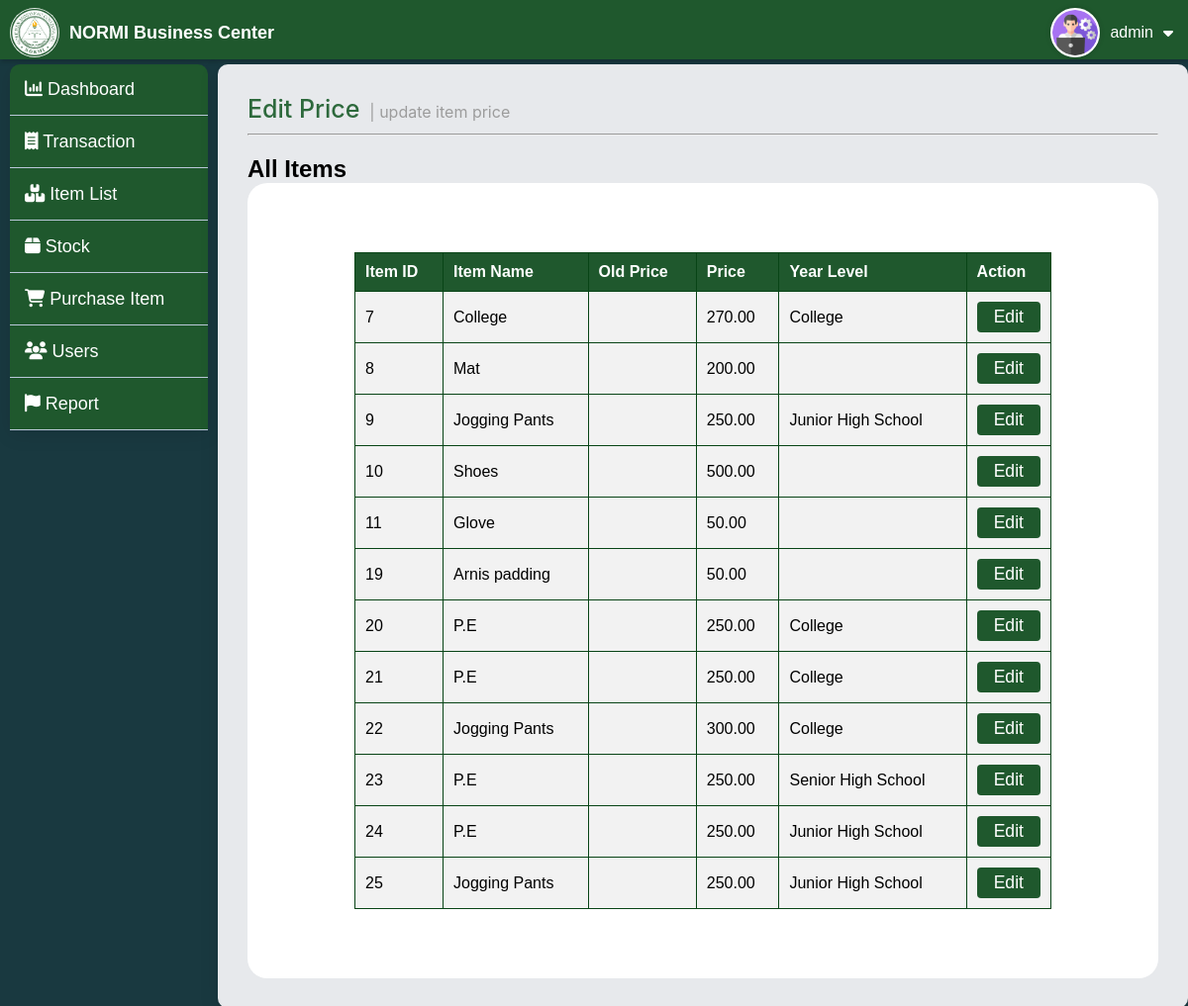
The page /admin/edit_price.php (signed in) on the database its author committed.
### tables this page shows
CREATE TABLE `inventory` (
  `id` int(11) NOT NULL,
  `name` varchar(100) NOT NULL,
  `barcode` varchar(100) NOT NULL,
  `quantity` int(11) NOT NULL,
  `price` decimal(10,2) NOT NULL,
  `item_code` varchar(50) NOT NULL,
  `size` varchar(20) NOT NULL,
  `image` varchar(255) NOT NULL,
  `year_level` varchar(30) NOT NULL,
  `category` varchar(255) NOT NULL,
  `description` varchar(225) NOT NULL
);

### admin/edit_price.php (the view, shortened to what this page needs)
<?php
include '../db.php';
try {
    $pdo = new PDO("mysql:host=$host;dbname=$dbname", $username, $password);
    $pdo->setAttribute(PDO::ATTR_ERRMODE, PDO::ERRMODE_EXCEPTION);
    $stmt = $pdo->prepare("SELECT * FROM inventory");
    $stmt->execute();
    $items = $stmt->fetchAll(PDO::FETCH_ASSOC);
} catch (PDOException $e) {
    echo json_encode(['status' => 'error', 'message' => 'Database error: ' . $e->getMessage()]);
    exit();
} catch (Exception $e) {
    echo json_encode(['status' => 'error', 'message' => 'Error: ' . $e->getMessage()]);
    exit();
}
?>
<!DOCTYPE html>
<html lang="en">
<head>
    <link rel="stylesheet" href="css/edit_price.css">
</head>
<body>
<?php include_once('navbar.php'); ?>
<?php include_once('sidebar.php'); ?>
<div class="container">
    <div class="toplabel">
        <h1>Edit Price</h1>
        <p>| update item price</p>
    </div>
    <hr>
    <h2>All Items</h2>
    <div class="white_container">
        <table class="inventory-table">
            <thead>
                <tr>
                    <th>Item ID</th>
                    <th>Item Name</th>
                    <th>Old Price</th>
                    <th>Price</th>
                    <th>Year Level</th>
                    <th>Action</th>
                </tr>
            </thead>
            <tbody>
                <?php foreach ($items as $item): ?>
                    <tr data-item-id="<?php echo $item['id']; ?>">
                        <td><?php echo htmlspecialchars($item['id']); ?></td>
                        <td><?php echo htmlspecialchars($item['name']); ?></td>
                        <td><?php echo htmlspecialchars($item['old_price']); ?></td>
                        <td data-item-id="<?php echo htmlspecialchars($item['id']); ?>"><?php echo htmlspecialchars($item['price']); ?></td>
                        <td><?php echo htmlspecialchars($item['year_level']); ?></td>
                        <td>
                            <button type="button" onclick="editItem(<?php echo $item['id']; ?>, '<?php echo addslashes($item['price']); ?>')">Edit</button>
                        </td>
                    </tr>
                <?php endforeach; ?>
            </tbody>
        </table>
    </div>
</div>
</body>
</html>

### admin/navbar.php (shortened to what this page needs)
<?php
include_once '../db.php';
try {
    $pdo = new PDO("mysql:host=$host;dbname=$dbname", $username, $password);
    $pdo->setAttribute(PDO::ATTR_ERRMODE, PDO::ERRMODE_EXCEPTION);
} catch (PDOException $e) {
    error_log("Database connection error: " . $e->getMessage());
    die("Could not connect to the database. Please try again later.");
}
if (isset($_SESSION['all_username'])) {
    $stmt = $pdo->prepare("SELECT username FROM admins WHERE username = :username");
    $stmt->bindParam(':username', $_SESSION['all_username'], PDO::PARAM_STR);
    $stmt->execute();
    $user = $stmt->fetch(PDO::FETCH_ASSOC);
    if ($user) {
        $username = $user['username'];
    }
}
?>
<!DOCTYPE html>
<html lang="en">
<head>
    <link rel="stylesheet" href="https://cdnjs.cloudflare.com/ajax/libs/font-awesome/6.6.0/css/all.min.css">
    <link rel="stylesheet" href="css/navbar.css">
</head>
<body>
    <nav class="navbar">
        <div class="logo">
            <img src="../img/logohome.png" alt="Logo">
            <h1>NORMI Business Center</h1>
        </div>
        <div class="username">
            <div class="user">
                <div class="userpic">
                <img src="../img/admin.png" alt="User Picture">
                </div>
                <p aria-label="Logged-in Username"><?php echo htmlspecialchars($username); ?></p>
                <i class="fa-solid fa-caret-down" style="color: #fff"></i>
            </div>
        </div>
    </nav>
</body>
</html>

### admin/css/edit_price.css (style rules this page uses)
* { box-sizing: border-box; margin: 0; padding: 0; }
body { font-family: Arial, sans-serif; background-color: #193940; }
.container { position: relative; margin-top: 65px; margin-left: 220px; background-color: #e7e9ec; border-radius: 10px; box-shadow: 0 4px 20px rgba(0, 0, 0, 0.1); display: flex; flex-direction: column; padding: 30px; height: auto; }
.toplabel { display: flex; gap: 10px; align-items: baseline; font-family: -apple-system, BlinkMacSystemFont, Segoe UI, Roboto, Helvetica Neue, Arial, sans-serif; }
.toplabel > h1 { font-size: 25px; font-weight: 500; color: #2d693c; margin-bottom: 10px; }
.toplabel > p { color: #9c9c9c; font-weight: 400; }
.container > hr { margin-bottom: 20px; }
.white_container { background-color: white; height: auto; width: auto; padding: 20px; border-radius: 20px; }
.inventory-table { width: 80%; margin: 50px auto; border-collapse: collapse; }
.inventory-table th, .inventory-table td { padding: 10px; border: 1px solid #084416; text-align: left; }
.inventory-table th { background-color: #1f582d; color: white; }
.inventory-table tbody td { background-color: #f2f2f2; }
.inventory-table td button { padding: 5px 10px; background-color: #1f582d; color: white; border: none; border-radius: 4px; cursor: pointer; }
button { width: 100%; padding: 12px; background-color: #1f582d; color: white; font-size: 1.1em; border: none; border-radius: 4px; cursor: pointer; }

### admin/css/navbar.css (style rules this page uses)
.navbar { position: fixed; top: 0; left: 0; width: 100%; height: 60px; z-index: 1000; display: flex; flex-wrap: wrap; align-items: center; justify-content: space-between; background-color: #1f582d; padding: 5px 10px; box-shadow: 0 2px 5px rgba(0, 0, 0, 0.2); }
.username { max-width: 300px; cursor: pointer; transition: 0.5ms; }
.user { padding: 3px 5px; display: flex; align-items: center; justify-content: left; max-width: 300px; }
.user p { color: #fff; margin: 0; padding: 0 10px; font-weight: 500; }
.userpic { width: 50px; height: 50px; border-radius: 50%; background-color: white; }
.logo { display: flex; align-items: center; color: #fff; gap: 10px; cursor: pointer; }
.logo > h1 { font-size: 18px; font-weight: bold; }
.logo > img { border-radius: 50%; height: 50px; background-color: #fff; }

### admin/navbar.php (style rules this page uses)
.userpic { width: 50px; height: 50px; border-radius: 50%; background-color: white; overflow: hidden; display: flex; align-items: center; justify-content: center; border: 2px solid #fff; box-shadow: 0 0 5px rgba(0, 0, 0, 0.2); }
.userpic img { width: 100%; height: 100%; object-fit: cover; }

### rows shown on the page
inventory: id "7", name "College", price "270.00", year_level "College"
inventory: id "8", name "Mat", price "200.00"
inventory: id "9", name "Jogging Pants", price "250.00", year_level "Junior High School"
inventory: id "10", name "Shoes", price "500.00"
inventory: id "11", name "Glove", price "50.00"
inventory: id "19", name "Arnis padding", price "50.00"
inventory: id "20", name "P.E", price "250.00", year_level "College"
inventory: id "21", name "P.E", price "250.00", year_level "College"
inventory: id "22", name "Jogging Pants", price "300.00", year_level "College"
inventory: id "23", name "P.E", price "250.00", year_level "Senior High School"
inventory: id "24", name "P.E", price "250.00", year_level "Junior High School"
inventory: id "25", name "Jogging Pants", price "250.00", year_level "Junior High School"

### other values the page prints
$username "admin"
